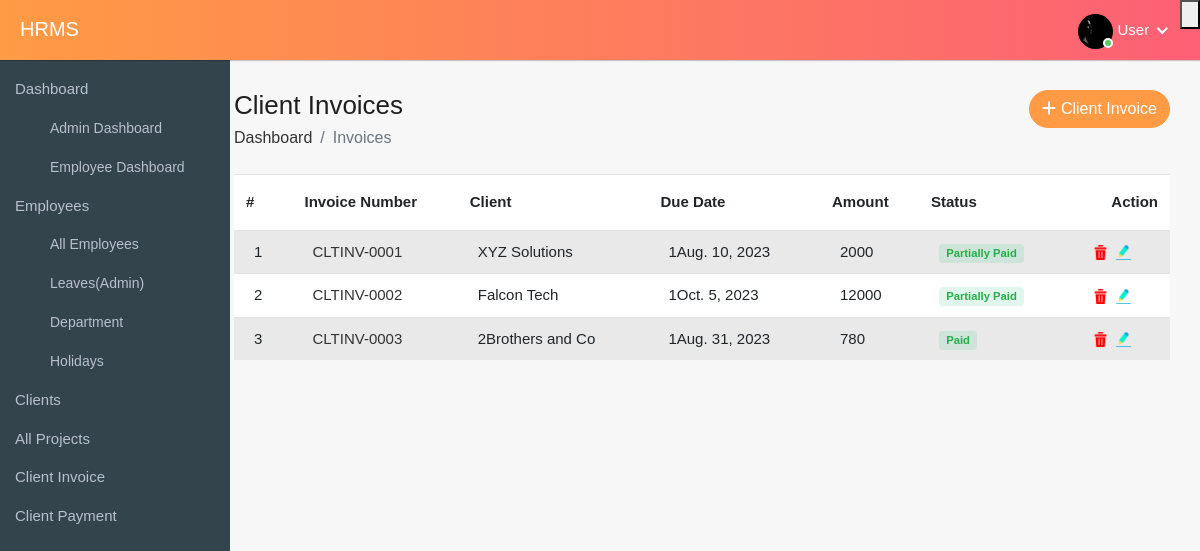
The app's page /client-invoices/ (signed in) with its own data.
### hrms_app/models.py (models this page shows, shortened)
class Employee(models.Model):
    GENDER = (('Male','MALE'), ('Female', 'FEMALE'),('  Other', 'OTHER'))
    full_name = models.CharField(max_length=50)
    email = models.EmailField(max_length=125)
    contact = models.CharField(max_length=15)
    address = models.CharField(max_length=100, default='', blank=True)
    birthday = models.DateField()
    gender = models.CharField(choices=GENDER, max_length=10)
    emp_id = models.CharField(max_length=10, editable=False)
    department = models.ForeignKey(Department,on_delete=models.SET_NULL, null=True)
    position = models.CharField(max_length=50, null=True, blank=True)
    date_joined = models.DateField()
    total_leave_days = models.IntegerField(default=0)
    username = models.CharField(max_length=50)
    user = models.OneToOneField(User, on_delete=models.CASCADE, null=True, blank=True)
    is_admin = models.BooleanField(default=False)
    profile_img = models.ImageField(upload_to='employees/', null=True, blank=True)
    class Meta:
        ordering = ['date_joined', 'full_name']

class ClientInvoice(models.Model):
    STATUS = (('Paid', 'PAID'),('Unpaid','UNPAID'),('Partially Paid','PARTIALLY PAID'))
    invoice_id = models.CharField(max_length=10, unique=True, editable=False)
    client = models.ForeignKey(Client, on_delete=models.CASCADE)
    due_date = models.DateField()
    amount = models.IntegerField()
    status = models.CharField(choices=STATUS, max_length=20,default='Unpaid')

class Client(models.Model):
    GENDER = (('Male','MALE'), ('Female', 'FEMALE'),('Other', 'OTHER'))
    full_name = models.CharField(max_length=50, null=False)
    phone = models.CharField(max_length=15)
    email = models.EmailField(max_length=125, null=False)
    address = models.CharField(max_length=100, default='')
    gender = models.CharField(choices=GENDER, max_length=10)
    position = models.CharField(max_length=100)
    company = models.CharField(max_length=200)
    profile_img = models.ImageField(upload_to='clients/', null=True, blank=True)
    def __str__(self):
        return self.company

### hrms_app/views.py (the view)
# urls.py: path('client-invoices/', clientInvoices, name='client_invoices'),
@login_required
def clientInvoices(request):
    invoices = ClientInvoice.objects.all()
    form = InvoiceForm()
    if request.method == "POST":
        form = InvoiceForm(request.POST)
        if form.is_valid():
            form.save()
            messages.success(request, 'Invoice Created Successfully')
            return redirect('client_invoices')
    context = {'invoices':invoices, 'form':form}
    return render(request, 'clientinvoices.html',context)

### hrms_app/templates/clientinvoices.html (shortened to what this page needs)
{% extends 'base/core.html' %}
{% load static %}
{% block bodyclass %} page-id-allemployees {% endblock bodyclass %}
{% block content %}
<div class="row">
    <div class="col-2 col4">
        {% include 'sidebar_partials.html'%}
    </div>
    <div class="col-10 col8">
        <div class="container-fluid page-content">
            <div class="page-header mb-4">
                <div class="row">
                    <div class="col-8">
                        <h3 class="page-title">Client Invoices</h3>
                        <ul class="breadcrumb">
                            <li class="breadcrumb-item"><a href="{% url 'index' %}">Dashboard</a></li>
                            <li class="breadcrumb-item active">Invoices</li>
                        </ul>
                    </div>
                    <div class="col-4">
                        <button type="button" class="btn btn-primary add-btn" data-toggle="modal"
                            data-target="#exampleModal">
                            <i class="fa fa-plus"></i>Client Invoice</button>
                    </div>
                </div>
            </div>
            <div class="row staff-grid-row">
                <div class="col-md-12">
                    <div class="table-responsive">
                        {% if invoices %}
                        <table class="table table-striped custom-table mb-0">
                            <thead>
                                <tr>
                                    <th>#</th>
                                    <th>Invoice Number</th>
                                    <th>Client</th>
                                    <th>Due Date</th>
                                    <th>Amount</th>
                                    <th>Status</th>
                                    <th class="text-end">Action</th>
                                </tr>
                            </thead>
                            <tbody>
                                {% for data in invoices %}
                                <tr>
                                    <td>{{ forloop.counter }}</td>
                                    <td><a href="invoice-view.html">
                                        {{data.invoice_id}}
                                    </a></td>
                                    <td>{{data.client}}</td>
                                    <td>1{{data.due_date}}</td>
                                    <td>{{data.amount}}</td>
                                    <td><span class="badge bg-inverse-success">{{data.status}}</span></td>
                                    <td class="action-icons">
                                        <a href="{% url 'delete_object' model_name='ClientInvoice' id=data.id redirect_url_name='client_invoices' %}"><img src="{% static 'img/delete.png' %}" alt="" class="action-img"></a>
                                        <a href="{% url 'edit_client_invoice' id=data.id %}"><img src="{% static 'img/edit.png' %}" alt="" class="action-img"></a>
                                    </td>
                                </tr>
                                {% endfor %}
                            </tbody>
                        </table>
                        {% else %}
                        <div class="mt-5 text-center" style="color: #ada7a7;font-size: 23px;">No Invoice record found</div>
                        {% endif %}
                    </div>
                </div>
            </div>
        </div>
    </div>
</div>
{% endblock content %}

### templates/base/core.html (shortened to what this page needs)
<!doctype html>
{% load static %}
<html lang="en">
<head>
    <link rel="stylesheet" href="https://cdnjs.cloudflare.com/ajax/libs/font-awesome/6.4.0/css/fontawesome.min.css" />
    <link rel="stylesheet" href="https://cdnjs.cloudflare.com/ajax/libs/font-awesome/6.4.0/css/all.min.css" />
    <link rel="stylesheet" href="{% static 'css/bootstrap.min.css' %}">
    <link rel="stylesheet" href="{% static 'css/bootstrap.css' %}">
    <link rel="stylesheet" href="{% static 'css/style.css' %}">
</head>
<body class="{% block bodyclass %} {% endblock bodyclass %}">
    <header style="margin-bottom: 60px">
        <div class="header">
            <div class="page-title-box">
                {% if request.user.is_authenticated and request.user.is_superuser %}
                <h3><a href="{% url 'index' %}" style="color: unset;">HRMS</a></h3>
                {% elif request.user.is_authenticated %}
                <h3><a href="{% url 'empdashboard' %}" style="color: unset;">HRMS</a></h3>
                {% endif %}
            </div>
            <ul class="nav user-menu">
                {% if request.user.is_authenticated %}
                <li class="nav-item dropdown has-arrow main-drop">
                    <a href="#" class="dropdown-toggle nav-link" data-bs-toggle="dropdown">
                        <span class="user-img">
                            {% if user.employee.profile_img %}
                            <img src="{{request.user.employee.profile_img.url}}" alt="">
                            {% else %}
                            <img src="{% static 'img/user.jpg' %}" alt="">
                            {% endif %}
                            <span class="status online"></span></span>
                            {% if user.employee.is_superuser %}
                            <span>Admin</span>
                            {% else %}
                            <span>User</span>
                            {% endif %}
                    </a>
                </li>
                <li>
                    <div class="dropdown">
                        <button class="dropdown-toggle" type="button" id="dropdownMenuButton" data-toggle="dropdown"
                            aria-haspopup="true" aria-expanded="false">
                        </button>
                    </div>
                </li>
                {% else %}
                <h1>Welcome, {{request.user.employee.full_name}}</h1>
                {% endif %}
            </ul>
        </div>
    </header>
    {% block content %} {% endblock content %}
    <link rel="stylesheet" href="https://code.jquery.com/ui/1.12.1/themes/base/jquery-ui.css">
</body>
</html>

### records on screen
ClientInvoice: invoice_id "CLTINV-0001", client "XYZ Solutions", due_date "Aug. 10, 2023", amount "2000", status "Partially Paid"
ClientInvoice: invoice_id "CLTINV-0002", client "Falcon Tech", due_date "Oct. 5, 2023", amount "12000", status "Partially Paid"
ClientInvoice: invoice_id "CLTINV-0003", client "2Brothers and Co", due_date "Aug. 31, 2023", amount "780", status "Paid"
